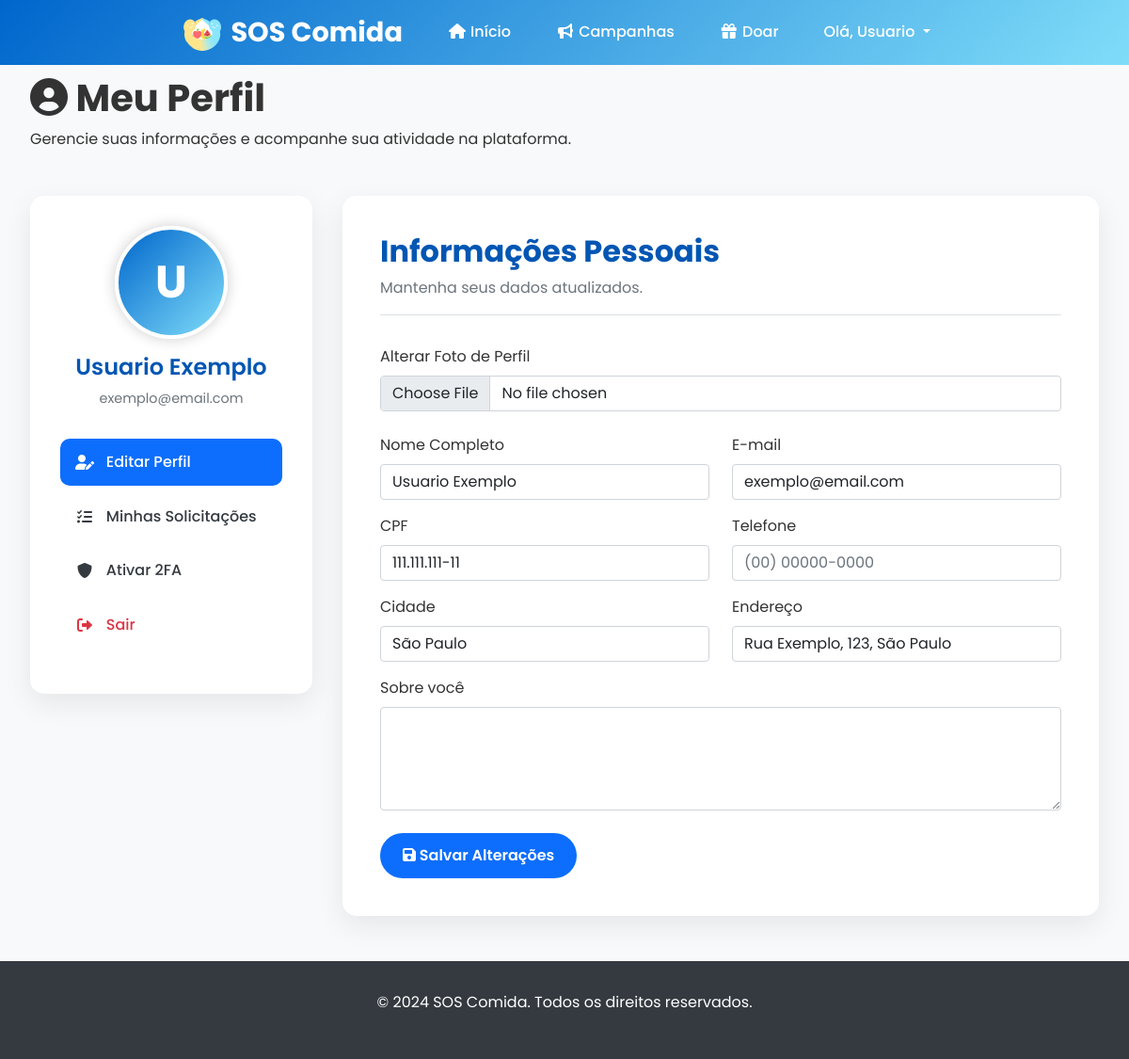
/perfil (signed in), run on the app's committed database.
### models.py (models this page shows)
class Usuario(UserMixin, db.Model):
    __tablename__ = 'usuarios'
    id = db.Column(db.Integer, primary_key=True)
    nome = db.Column(db.String(100), nullable=False)
    email = db.Column(db.String(120), unique=True, nullable=False)
    senha = db.Column(db.String(255), nullable=False)
    tipo = db.Column(db.String(20), default='usuario')
    data_criacao = db.Column(db.DateTime, default=datetime.utcnow)
    last_seen = db.Column(db.DateTime, default=datetime.utcnow)
    cpf = db.Column(db.String(14))
    cidade = db.Column(db.String(100))
    endereco = db.Column(db.String(255))
    telefone = db.Column(db.String(20))
    bio = db.Column(db.Text)
    foto_perfil = db.Column(db.String(255))
    instituicao_nome = db.Column(db.String(200))
    instituicao_endereco = db.Column(db.String(255))
    instituicao_cep = db.Column(db.String(10))
    instituicao_tipo = db.Column(db.String(20))
    instituicao_cnpj = db.Column(db.String(18))
    status_aprovacao = db.Column(db.String(20), default='pendente')
    two_factor_secret = db.Column(db.String(32))
    two_factor_enabled = db.Column(db.Boolean, default=False)
    gov_br_id = db.Column(db.String(255), unique=True, nullable=True)
    gov_br_linked = db.Column(db.Boolean, default=False)
    gov_br_level = db.Column(db.String(20), nullable=True)
    status = db.Column(db.String(20), default='online', nullable=False)

### main.py (the view, shortened to what this page needs)
@app.route('/perfil', methods=['GET', 'POST'])
@login_required
def perfil():
    doacoes = SolicitacaoDoacao.query.filter_by(usuario_id=current_user.id).order_by(SolicitacaoDoacao.data_criacao.desc()).all()
    recebimentos = SolicitacaoRecebimento.query.filter_by(usuario_id=current_user.id).order_by(SolicitacaoRecebimento.data_criacao.desc()).all()
    return render_template('perfil.html', doacoes=doacoes, recebimentos=recebimentos, usuario=current_user)

### main.py (called while the page is built)
@lm.user_loader
def user_loader(id):
    return Usuario.query.get(int(id))

### templates/perfil.html (shortened to what this page needs)
{% extends "base.html" %}
{% block content %}
<section class="hero">
    <div class="container">
        <h1 class="hero-title"><i class="fas fa-user-circle"></i> Meu Perfil</h1>
        <p class="hero-description">Gerencie suas informações e acompanhe sua atividade na plataforma.</p>
    </div>
</section>
<div class="container">
    <div class="profile-layout">
        <aside class="profile-sidebar">
            <div class="profile-avatar">
                <div class="avatar-circle" id="avatar-preview">
                    {% if usuario.foto_perfil %}
                        <img src="{{ url_for('static', filename='img/' + usuario.foto_perfil) }}" alt="Foto de perfil" style="width: 100%; height: 100%; border-radius: 50%; object-fit: cover;">
                    {% else %}
                        {{ usuario.nome[0].upper() if usuario.nome else 'U' }}
                    {% endif %}
                </div>
                <h3 class="profile-name">{{ usuario.nome }}</h3>
                <p class="profile-email">{{ usuario.email }}</p>
            </div>
            <ul class="profile-menu">
                <li><a href="#" class="active"><i class="fas fa-user-edit fa-fw"></i> Editar Perfil</a></li>
                <li><a href="{{ url_for('minhas_solicitacoes') }}"><i class="fas fa-tasks fa-fw"></i> Minhas Solicitações</a></li>
                {% if usuario.two_factor_enabled %}
                    <li><a href="#" data-bs-toggle="modal" data-bs-target="#disable2faModal"><i class="fas fa-unlock-alt fa-fw"></i> Desativar 2FA</a></li>
                {% else %}
                    <li><a href="{{ url_for('configurar_2fa') }}"><i class="fas fa-shield-alt fa-fw"></i> Ativar 2FA</a></li>
                {% endif %}
                <li><a href="{{ url_for('logout') }}" style="color: #dc3545;"><i class="fas fa-sign-out-alt fa-fw"></i> Sair</a></li>
            </ul>
        </aside>
        <div class="profile-content">
            <div class="content-header">
                <h2 class="content-title">Informações Pessoais</h2>
                <p class="content-subtitle">Mantenha seus dados atualizados.</p>
            </div>
            <form method="POST" action="{{ url_for('perfil') }}" enctype="multipart/form-data">
                <div class="mb-4">
                    <label class="form-label" for="foto_perfil">Alterar Foto de Perfil</label>
                    <input type="file" id="foto_perfil" name="foto_perfil" class="form-control" accept="image/*" onchange="previewImage(this)">
                </div>
                <div class="row">
                    <div class="col-md-6 mb-3">
                        <label class="form-label" for="nome">Nome Completo</label>
                        <input type="text" id="nome" name="nome" class="form-control" value="{{ usuario.nome }}" required>
                    </div>
                    <div class="col-md-6 mb-3">
                        <label class="form-label" for="email">E-mail</label>
                        <input type="email" id="email" name="email" class="form-control" value="{{ usuario.email }}" required>
                    </div>
                </div>
                <div class="row">
                    <div class="col-md-6 mb-3">
                        <label class="form-label" for="cpf">CPF</label>
                        <input type="text" id="cpf" name="cpf" class="form-control" value="{{ usuario.cpf or '' }}" placeholder="000.000.000-00" maxlength="14">
                    </div>
                    <div class="col-md-6 mb-3">
                        <label class="form-label" for="telefone">Telefone</label>
                        <input type="tel" id="telefone" name="telefone" class="form-control" value="{{ usuario.telefone or '' }}" placeholder="(00) 00000-0000">
                    </div>
                </div>
                <div class="row">
                    <div class="col-md-6 mb-3">
                        <label class="form-label" for="cidade">Cidade</label>
                        <input type="text" id="cidade" name="cidade" class="form-control" value="{{ usuario.cidade or '' }}">
                    </div>
                    <div class="col-md-6 mb-3">
                        <label class="form-label" for="endereco">Endereço</label>
                        <input type="text" id="endereco" name="endereco" class="form-control" value="{{ usuario.endereco or '' }}">
                    </div>
                </div>
                <div class="mb-4">
                    <label class="form-label" for="bio">Sobre você</label>
                    <textarea id="bio" name="bio" class="form-control" rows="4">{{ usuario.bio or '' }}</textarea>
                </div>
                <button type="submit" class="btn btn-primary"><i class="fas fa-save"></i> Salvar Alterações</button>
            </form>
        </div>
    </div>
</div>
{% endblock %}

### templates/base.html (shortened to what this page needs)
<!DOCTYPE html>
<html lang="pt-BR">
<head>
    <link href="https://cdnjs.cloudflare.com/ajax/libs/font-awesome/6.0.0/css/all.min.css" rel="stylesheet">
    <link href="https://cdn.jsdelivr.net/npm/bootstrap@5.1.3/dist/css/bootstrap.min.css" rel="stylesheet">
</head>
<body>
    <nav class="navbar" id="navbar">
        <div class="nav-container">
            <a href="{{ url_for('home') }}" class="logo">
                <img src="{{ url_for('static', filename='logo.png') }}" alt="SOS Comida Logo">
                SOS Comida
            </a>
            <ul class="nav-menu" id="nav-menu">
                <li><a href="{{ url_for('home') }}" class="nav-link {% if request.endpoint == 'home' %}active{% endif %}"><i class="fas fa-home fa-fw"></i> Início</a></li>
                {% if current_user.is_authenticated %}
                    <li><a href="{{ url_for('campanhas') }}" class="nav-link {% if 'campanha' in request.endpoint %}active{% endif %}"><i class="fas fa-bullhorn fa-fw"></i> Campanhas</a></li>
                    <li><a href="{{ url_for('formulariodoar') }}" class="nav-link {% if request.endpoint == 'formulariodoar' %}active{% endif %}"><i class="fas fa-gift fa-fw"></i> Doar</a></li>
                    <li class="nav-item dropdown">
                        <a class="nav-link dropdown-toggle" href="#" id="navbarDropdown" role="button" data-bs-toggle="dropdown" aria-expanded="false">
                            Olá, {{ current_user.nome.split()[0] }}
                        </a>
                    </li>
                {% else %}
                    <li><a href="{{ url_for('login') }}" class="nav-link btn-auth"><i class="fas fa-sign-in-alt"></i> Entrar</a></li>
                {% endif %}
            </ul>
        </div>
    </nav>
    <main class="main-content">
        {% block content %}{% endblock %}
    </main>
    <footer class="footer">
        <div class="container">
            <p>© 2024 SOS Comida. Todos os direitos reservados.</p>
        </div>
    </footer>
</body>
</html>

### data on the page
Usuario: nome "Usuario", nome "U", nome "Usuario Exemplo", email "exemplo@email.com", cpf "111.111.111-11", cidade "São Paulo", endereco "Rua Exemplo, 123, São Paulo"
